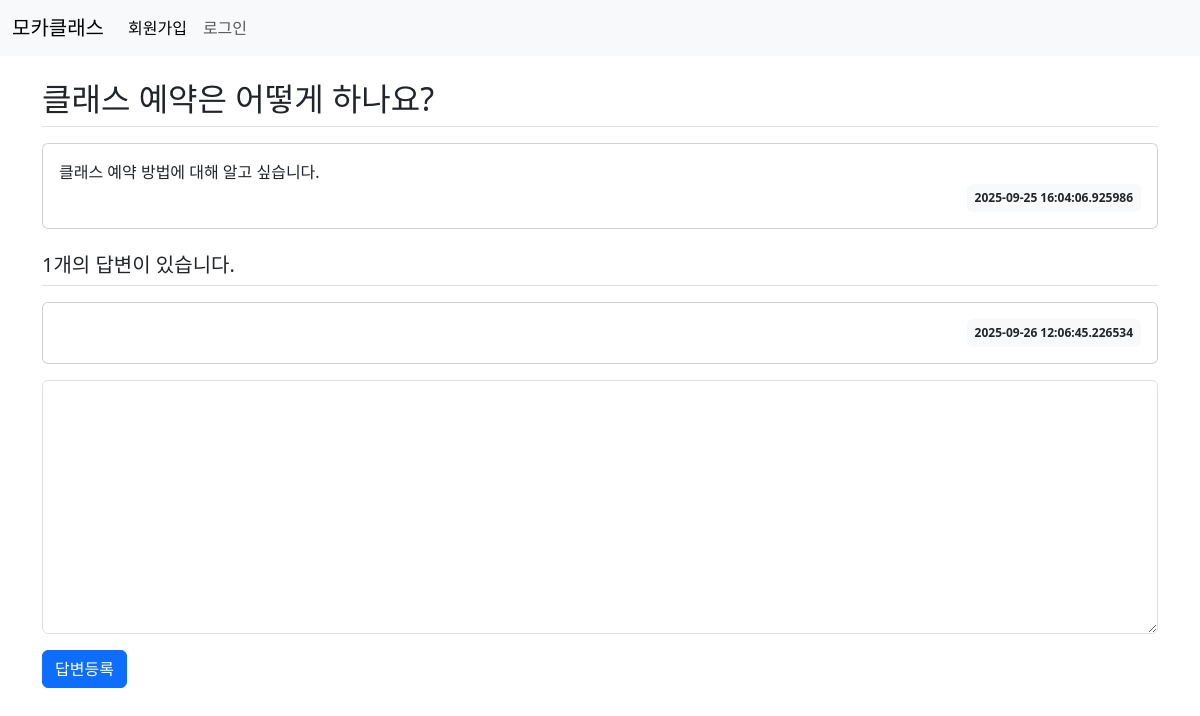
The app's page /question/detail/1/ with its own data.
### oneday/models.py (models this page shows)
class Question(db.Model):
    id = db.Column(db.Integer, primary_key=True)
    subject = db.Column(db.String(200), nullable=False)
    content = db.Column(db.Text(), nullable=False)
    create_date = db.Column(db.DateTime(), nullable=False)
    user_id = db.Column(db.Integer(), db.ForeignKey('user.id', ondelete='CASCADE'),
                        nullable=False)
    user=db.relationship('User', backref=db.backref('question_set'))

class Answer(db.Model):
    id = db.Column(db.Integer, primary_key=True)
    question_id = db.Column(db.Integer, db.ForeignKey('question.id', ondelete='CASCADE'))
    question = db.relationship(Question, backref=db.backref('answer_set'))
    content = db.Column(db.Text(), nullable=False)
    create_date = db.Column(db.DateTime(), nullable=False)

### oneday/views/question_views.py (the view)
@bp.route('/detail/<int:question_id>/')
def detail(question_id):
    question = Question.query.get_or_404(question_id)
    form = AnswerForm()  # 폼 생성
    return render_template(
        'question/question_detail.html',
        question=question,
        form=form
    )

### oneday/forms.py
class AnswerForm(FlaskForm):
    content = TextAreaField('내용', validators=[DataRequired('내용은 필수입력 항목입니다.')])

### oneday/templates/question/question_detail.html (shortened to what this page needs)
<link rel="stylesheet" href="https://cdn.jsdelivr.net/npm/bootstrap@5.3.6/dist/css/bootstrap.min.css">
{% extends 'base.html' %}
{% block content %}
<div class="container my-3">
    <h2 class="border-bottom py-2">{{ question.subject }}</h2>
    <div class="card my-3">
        <div class="card-body">
            <div class="card-text" style="white-space: pre-line;">{{ question.content }}</div>
            <div class="d-flex justify-content-end">
                <div class="badge bg-light text-dark p-2">
                    {{ question.create_date }}
                </div>
            </div>
        </div>
    </div>
    <h5 class="border-bottom my-3 py-2">{{ question.answer_set|length }}개의 답변이 있습니다.</h5>
    {% for answer in question.answer_set %}
    <div class="card my-3">
        <div class="card-body">
            <div class="d-flex justify-content-end">
                <div class="badge bg-light text-dark p-2">
                    {{ answer.create_date }}
                </div>
            </div>
        </div>
    </div>
    {% endfor %}
    <form action="{{ url_for('answer.create', question_id=question.id) }}" method="post" class="my-3">
        <div class="mb-3">
            <textarea name="content" id="content" class="form-control" rows="10"></textarea>
        </div>
        <input type="submit" value="답변등록" class="btn btn-primary">
    </form>
</div>
{% endblock %}

### oneday/static/style.css (style rules this page uses)
textarea { width: 100%; }

### records on screen
Question: subject "클래스 예약은 어떻게 하나요?", content "클래스 예약 방법에 대해 알고 싶습니다.", create_date "2025-09-25 16:04:06.925986"
Answer: create_date "2025-09-26 12:06:45.226534"

### other values on screen
{{ question.answer_set|length }} "1"
